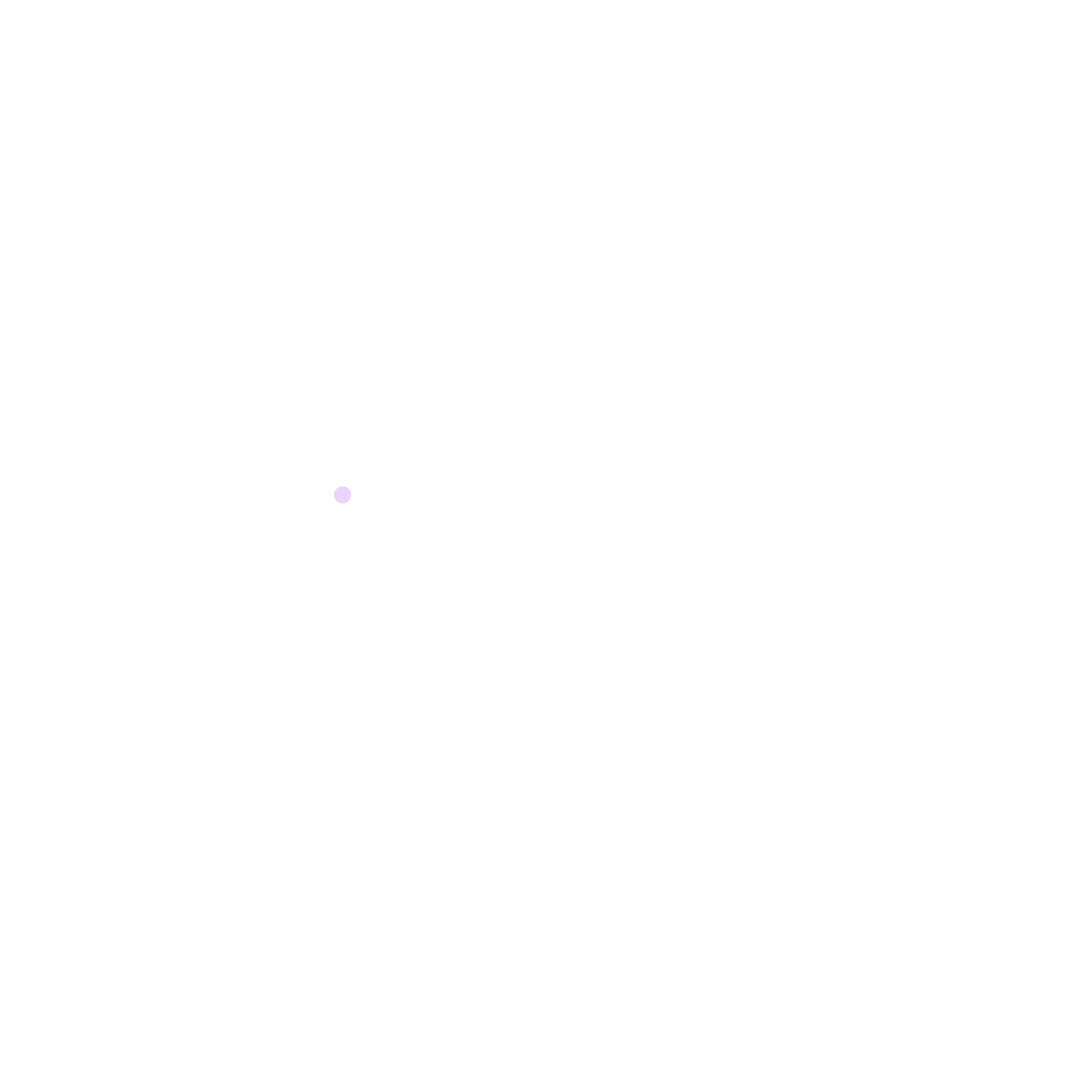
Frame 1 (no input)
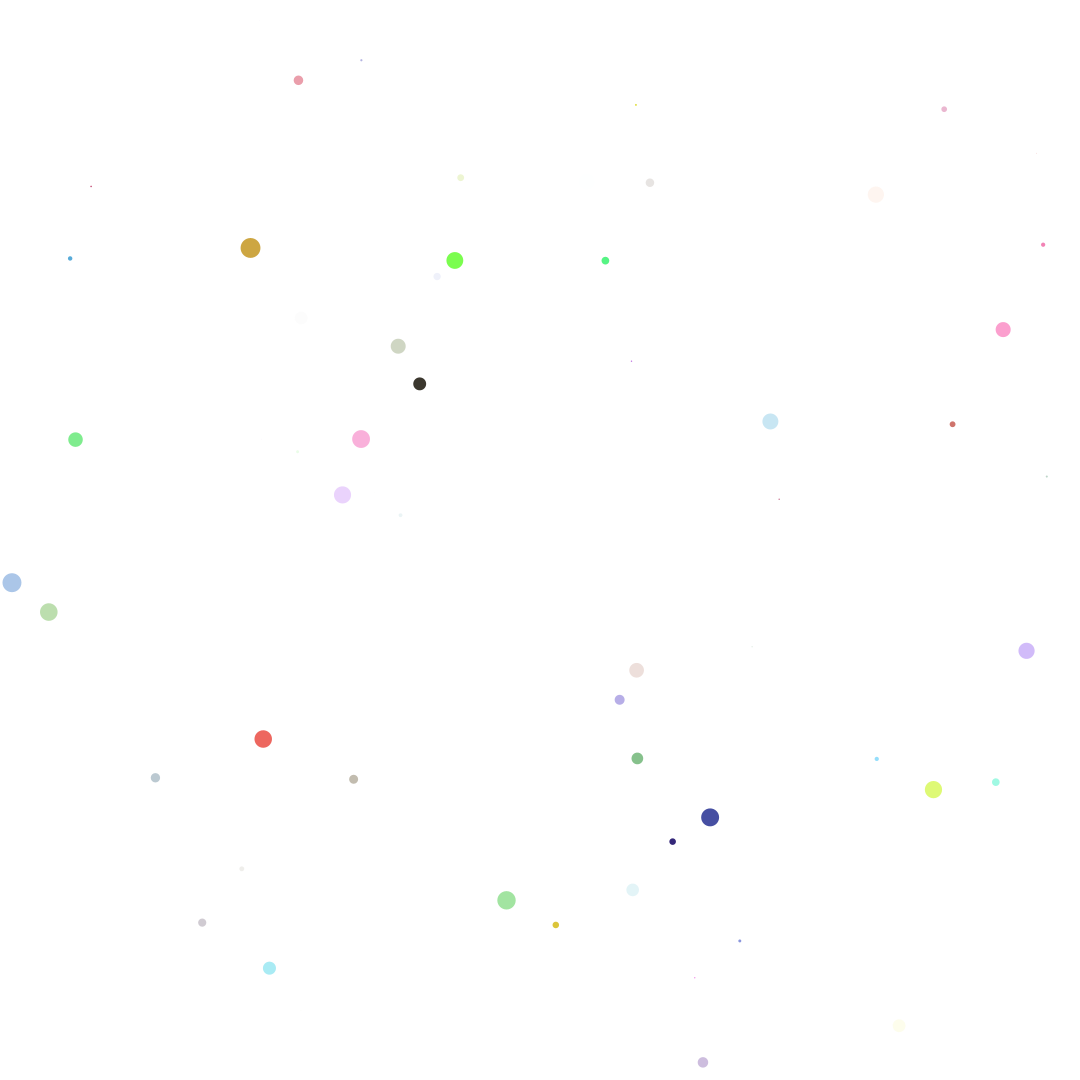
Frame 60 (the mouse pressed at the canvas centre just before this capture)
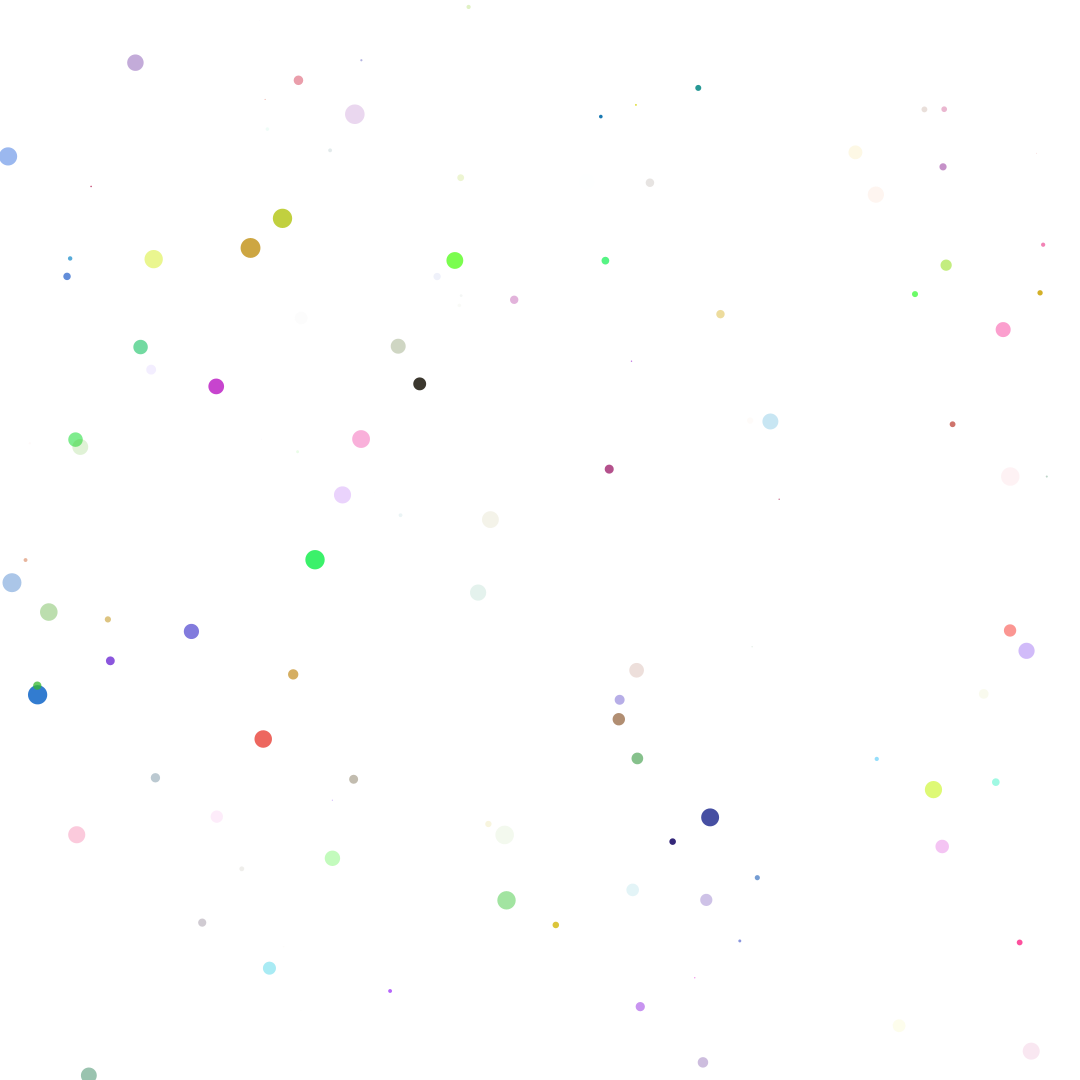
Frame 120 (the mouse held since frame 60 and released just before this capture)

The Processing sketch that drew these frames (run headless with seeded random() and noise(); from frame 60 on, the mouse is pressed at the canvas centre):

// Processing sketch: sketch_4_12_after_random
// ── sketch_4_12_after_random.pde
float r;
float g;
float b;
float a;

float diam;
float x;
float y;

void setup() {
size(1080,1080);
ellipseMode(CENTER);
background(255);
}

void draw(){
// variables to draw the ellipse
noStroke();
r = random(255);
g = random(255);
b = random(255);
a = random(255);

diam = random(20);
x = random(width);
y = random(height);

fill(r, g, b, a);
ellipse(x, y, diam, diam);
}
